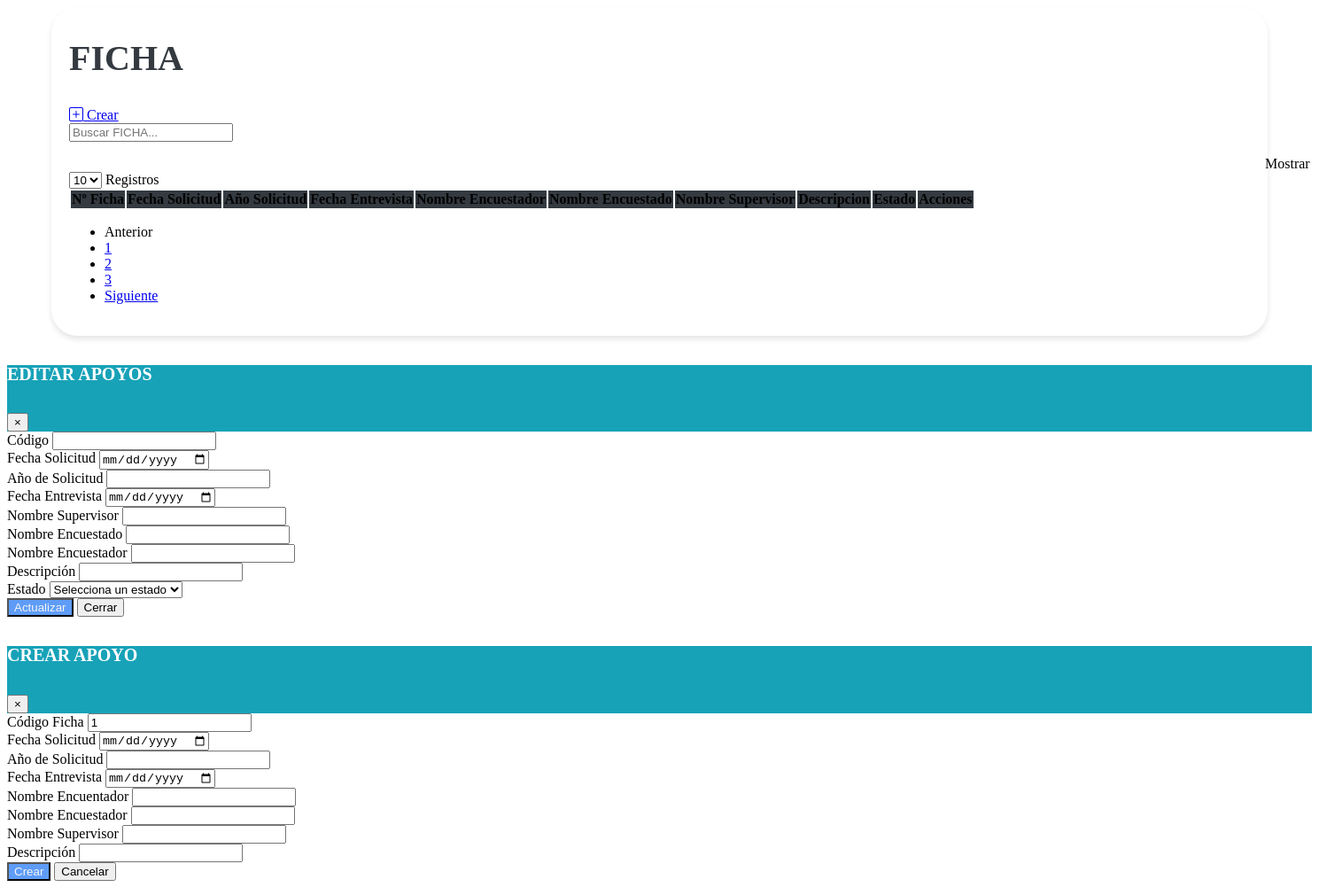
/vistas/Mantenimiento_Ficha.php, run on an earlier commit of the app's database.
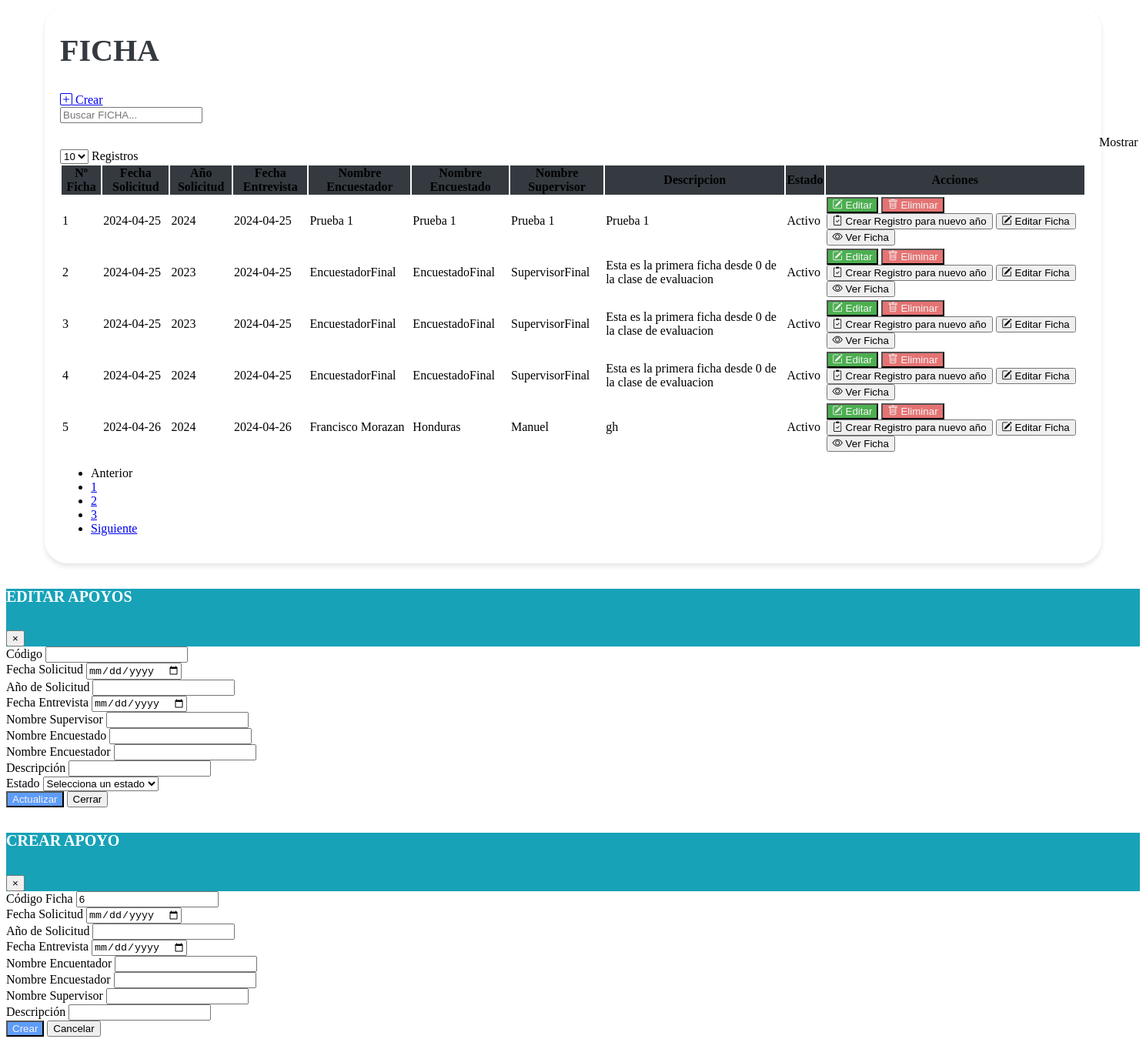
And on a later commit of the database.
### tables this page shows
CREATE TABLE `fichas` (
  `id_ficha` bigint(20) NOT NULL DEFAULT 0,
  `fecha_solicitud` date DEFAULT NULL,
  `anio_solicitud` int(11) DEFAULT NULL,
  `descripcion` varchar(255) DEFAULT NULL,
  `creado_por` varchar(50) DEFAULT NULL,
  `fecha_creacion` timestamp NOT NULL DEFAULT current_timestamp(),
  `modificado_por` varchar(50) DEFAULT NULL,
  `fecha_modificacion` timestamp NOT NULL DEFAULT current_timestamp() ON UPDATE current_timestamp(),
  `estado` enum('A','I') DEFAULT NULL,
  `fecha_entrevista` date DEFAULT NULL,
  `nombre_encuentrador` varchar(50) DEFAULT NULL,
  `firma_productor` varchar(100) DEFAULT NULL,
  `nombre_encuestador` varchar(50) DEFAULT NULL,
  `firma_encuestador` varchar(100) DEFAULT NULL,
  `nombre_supervisor` varchar(50) DEFAULT NULL,
  `firma_supervisor` varchar(100) DEFAULT NULL
);

### vistas/Mantenimiento_Ficha.php (the view, shortened to what the changed rows need)
<link href="https://cdn.jsdelivr.net/npm/bootstrap-icons@1.10.0/font/bootstrap-icons.css" rel="stylesheet">
<link rel="stylesheet" href="assets/css/estilos.css">
<div class="containertable">
    <div class="d-flex justify-content-between align-items-end mb-4">
        <div>
            <h1 class="poppins-font mb-2">FICHA</h1>
            <br>
        </div>
    </div>
    <div class="table-responsive">
        <table class="table table-hover">
            <thead class="table-dark text-center" style="background-color: #343A40;">
                <tr>
                    <th scope="col">Nº Ficha</th>
                    <th scope="col">Fecha Solicitud</th>
                    <th scope="col">Año Solicitud</th>
                    <th scope="col">Fecha Entrevista</th>
                    <th scope="col">Nombre Encuestador</th>
                    <th scope="col">Nombre Encuestado</th>
                    <th scope="col">Nombre Supervisor</th>
                    <th scope="col">Descripcion</th>
                    <th scope="col">Estado</th>
                    <th scope="col">Acciones</th>
                </tr>
            </thead>
            <tbody class="text-center">
                <?php
                include "../php/conexion_be.php";
                $sql = $conexion->query("SELECT * FROM fichas");
                while ($datos = $sql->fetch_object()) { ?>
                    <tr>
                        <td><?= $datos->id_ficha  ?></td>
                        <td><?= $datos->fecha_solicitud ?></td>
                        <td><?= $datos->anio_solicitud ?></td>
                        <td><?= $datos->fecha_entrevista  ?></td>
                        <td><?= $datos->nombre_encuentrador ?></td>
                        <td><?= $datos->nombre_encuestador ?></td>
                        <td><?= $datos->nombre_supervisor  ?></td>
                        <td><?= $datos->descripcion ?></td>
                        <td><?php
                            if ($datos->estado == "A") {
                                echo '<span class="badge bg-success">Activo</span>';
                            } else {
                                echo '<span class="badge bg-danger">Inactivo</span>';
                            }
                            ?></td>
                        <td>
                            <button type="button" class="btn btn-editar" data-toggle="modal" data-target="#modalEditar" onclick="abrirModalEditar
                            ('<?= $datos->id_ficha ?>', '<?= $datos->fecha_solicitud ?>', '<?= $datos->anio_solicitud ?>','<?= $datos->fecha_entrevista ?>', '<?= $datos->nombre_encuentrador ?>', '<?= $datos->nombre_encuestador ?>', '<?= $datos->nombre_supervisor ?>',  '<?= $datos->descripcion ?>',  '<?= $datos->estado ?>')">
                                <i class="bi bi-pencil-square"></i>
                                Editar
                            </button>
                            <form id="deleteForm" method="POST" action="modelos/eliminar_ficha.php" style="display: inline;">
                                <button type="submit" class="btn btn-eliminar">
                                    <i class="bi bi-trash"></i>
                                    Eliminar
                                </button>
                            </form>
                            <form id="duplicar" method="POST" action="" style="display: inline;">
                                <button type="button" class="btn btn-primary" onclick="duplicarFicha(<?= $datos->id_ficha ?>)">
                                    <i class="bi bi-clipboard2-check"></i>
                                    Crear Registro para nuevo año
                                </button>
                            </form>
                                <button type="button" class="btn btn-primary" onclick=" CargarContenido('vistas/editar_ficha.php','content-wrapper',<?= $datos->id_ficha ?>)">
                                    <i class="bi bi-pencil-square"></i>
                                    Editar Ficha
                                </button>
                                <button type="button" class="btn btn-warning" onclick=" CargarContenido('vistas/ver_ficha.php','content-wrapper',<?= $datos->id_ficha ?>)">
                                    <i class="bi bi-eye"></i>
                                    Ver Ficha
                                </button>
                        </td>
                    </tr>
                <?php }
                ?>
            </tbody>
        </table>
    </div>
</div>
<div class="modal fade" id="modalForm" tabindex="-1" role="dialog" aria-labelledby="exampleModalLabel" aria-hidden="true">
    <div class="modal-dialog" role="document">
        <div class="modal-content">
            <div class="modal-body">
                <form action="modelos/agregar_ficha.php" method="POST">
                    <div class="row">
                        <div class="col-6">
                            <div class="form-group ">
                                <label for="codigo">Código Ficha</label>
                                <input type="text" class="form-control" id="codigo" placeholder="Código Ficha" value="<?php echo obtenerNumeroFicha($conexion); ?>" readonly>
                            </div>
                        </div>
                    </div>
                </form>
            </div>
        </div>
    </div>
</div>
<?php
function obtenerNumeroFicha($conexion)
{
    $sql = "SELECT COUNT(*) as id_ficha FROM fichas";
    $result = $conexion->query($sql);
    $row = $result->fetch_assoc();
    $numeroFicha = $row['id_ficha'] + 1;
    return $numeroFicha;
}
?>

What changed in the data, as far as the page shows it:
added fichas: id_ficha "1", fecha_solicitud "2024-04-25", anio_solicitud "2024", fecha_entrevista "2024-04-25", nombre_encuentrador "Prueba 1", nombre_encuestador "Prueba 1", nombre_supervisor "Prueba 1", descripcion "Prueba 1", estado "Activo"
added fichas: id_ficha "2", fecha_solicitud "2024-04-25", anio_solicitud "2023", fecha_entrevista "2024-04-25", nombre_encuentrador "EncuestadorFinal", nombre_encuestador "EncuestadoFinal", nombre_supervisor "SupervisorFinal", descripcion "Esta es la primera ficha desde 0 de la clase de evaluacion", estado "Activo"
added fichas: id_ficha "3", fecha_solicitud "2024-04-25", anio_solicitud "2023", fecha_entrevista "2024-04-25", nombre_encuentrador "EncuestadorFinal", nombre_encuestador "EncuestadoFinal", nombre_supervisor "SupervisorFinal", descripcion "Esta es la primera ficha desde 0 de la clase de evaluacion", estado "Activo"
added fichas: id_ficha "4", fecha_solicitud "2024-04-25", anio_solicitud "2024", fecha_entrevista "2024-04-25", nombre_encuentrador "EncuestadorFinal", nombre_encuestador "EncuestadoFinal", nombre_supervisor "SupervisorFinal", descripcion "Esta es la primera ficha desde 0 de la clase de evaluacion", estado "Activo"
added fichas: id_ficha "5", fecha_solicitud "2024-04-26", anio_solicitud "2024", fecha_entrevista "2024-04-26", nombre_encuentrador "Francisco Morazan", nombre_encuestador "Honduras", nombre_supervisor "Manuel", descripcion "gh", estado "Activo"
Also different on the page:
form field obtenerNumeroFicha: "1" → "6"
